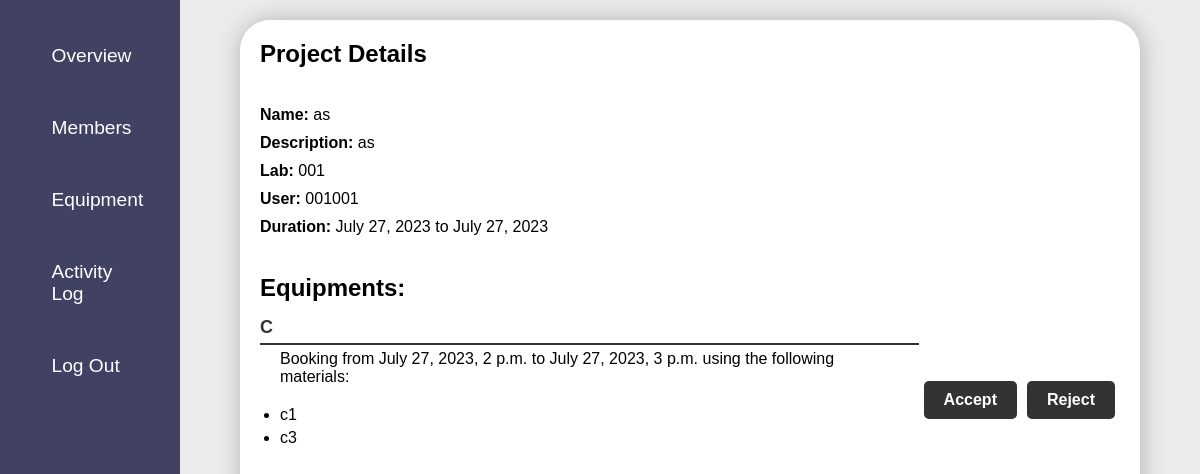
The page /a_project_detail/80/ (signed in) on the database its author committed.
### equ/models.py (models this page shows, shortened)
class Project(models.Model):
    name = models.CharField(max_length=100)
    description = models.TextField(max_length=400)
    lab = models.ForeignKey('Lab', on_delete=models.CASCADE, related_name='projects')
    user = models.ForeignKey(User, on_delete=models.CASCADE)
    start_date = models.DateField(default=timezone.now)
    end_date = models.DateField(default=timezone.now)

class Lab(models.Model):
    name = models.CharField(max_length=100)
    lab_admin = models.ForeignKey(
        User,
        limit_choices_to={'groups__name': 'admin'},
        null=True,  # Set the default value to None
        on_delete=models.CASCADE,
        related_name='lab_admin_of'
    )
    def __str__(self):
        return self.name

class Booking(models.Model):
    equipment = models.ForeignKey(Equipment, on_delete=models.CASCADE)
    start_time = models.DateTimeField(default=timezone.now)
    end_time = models.DateTimeField(default=timezone.now)
    materials = models.ManyToManyField(Material)
    project = models.ForeignKey(Project, on_delete=models.CASCADE, null=True, blank=True,default=None)

class Equipment(models.Model):
    name = models.CharField(max_length=100)
    lab = models.ForeignKey('Lab', on_delete=models.CASCADE, related_name='equipments')
    def __str__(self):
        return self.name

class Material(models.Model):
    equipment = models.ForeignKey(Equipment, on_delete=models.CASCADE,null=True,blank=True,default=None)
    name = models.CharField(max_length=100)

### equ/views.py (the view, shortened to what this page needs)
# urls.py: path('a_project_detail/<int:pk>/', views.a_project_detail, name='a_project_detail'),
@login_required
@admin_required
def a_project_detail(request, pk):
    project = get_object_or_404(Project, pk=pk)
    bookings = Booking.objects.filter(project=project)
    context = {
        'project': project,
        'bookings': bookings
    }
    return render(request, 'equ/a_project_detail.html', context)

### equ/views.py (called while the page is built)
def admin_required(function):
    decorator = user_passes_test(lambda user: user.groups.filter(name='admin').exists())
    return decorator(function)

### equ/templates/equ/a_project_detail.html (shortened to what this page needs)
{% extends "equ/a_base.html" %}
{% block content %}
  <div class="project-details">
    <h1>Project Details</h1>
    <br>
    <div class="project-info">
      <p><strong>Name:</strong> {{ project.name }}</p>
      <p><strong>Description:</strong> {{ project.description }}</p>
      <p><strong>Lab:</strong> {{ project.lab }}</p>
      <p><strong>User:</strong> {{ project.user }}</p>
      <p><strong>Duration:</strong> {{ project.start_date }} to {{ project.end_date }}</p>
    </div>
    <br>
    <h2>Equipments:</h2>
    <div class="equipment-list">
      {% for booking in bookings %}
      <div class="booking">
        <p class="equipment-name">{{ booking.equipment }}</p>
        <p class="booking-details">
          Booking from {{ booking.start_time }} to {{ booking.end_time }} using the following materials:
        </p>
        <ul class="material-list">
          {% for material in booking.materials.all %}
          <li>{{ material.name }}</li>
          {% endfor %}
        </ul>
      </div>
      {% endfor %}
    </div>
  </div>
  <form method="POST" class="action-form">
    <button type="submit" name="action" value="accept" class="a-actionbutton accept">Accept</button>
    <button type="submit" name="action" value="reject" class="a-actionbutton reject">Reject</button>
  </form>
{% endblock content %}

### static/css/style.css (style rules this page uses)
:root { --primary:rgb(65 65 100); --secondary:rgb(97, 97, 131); }
* { box-sizing: border-box; margin: 0; padding: 0; font-family: Arial, Helvetica, sans-serif; }
ul { list-style: none; }
.project-details h1 { font-size: 24px; margin-bottom: 20px; }
.project-info { margin-bottom: 20px; }
.project-info p { margin-bottom: 10px; }
.equipment-list { margin-bottom: 20px; }
.booking { margin-bottom: 10px; margin-right: 40px; }
.equipment-name { font-weight: bold; margin-bottom: 5px; font-size: 18px; color: #333; text-transform: uppercase; border-bottom: 1px solid #333; padding-bottom: 5px; }
.booking-details { padding-bottom: 10px; margin-right: 40px; }
.material-list { margin-top: 5px; list-style: disc; }
.material-list li { margin-bottom: 5px; }
.project-details { width: 100%; height: 100%; }
.booking { margin: 15px 0; }
.equipment-name { font-weight: bold; margin-bottom: 5px; font-size: 18px; color: #333; text-transform: uppercase; border-bottom: 2px solid #333; padding-bottom: 5px; }
.booking-details { margin-left: 20px; }
.material-list { margin-top: 10px; margin-left: 20px; list-style: disc; }
.action-form { display: flex; }
.a-actionbutton { display: inline-block; padding: 10px 20px; margin: 0 5px; background-color: #333; color: #fff; text-decoration: none; border: none; border-radius: 5px; font-size: 16px; font-weight: bold; cursor: pointer; transition: background-color 0.3s ease; }

### rows shown on the page
Project: name "as", description "as", lab "001", user "001001", start_date "July 27, 2023", end_date "July 27, 2023"
Booking: equipment "C", start_time "July 27, 2023, 2 p.m.", end_time "July 27, 2023, 3 p.m."
Material: name "c1"
Material: name "c3"
